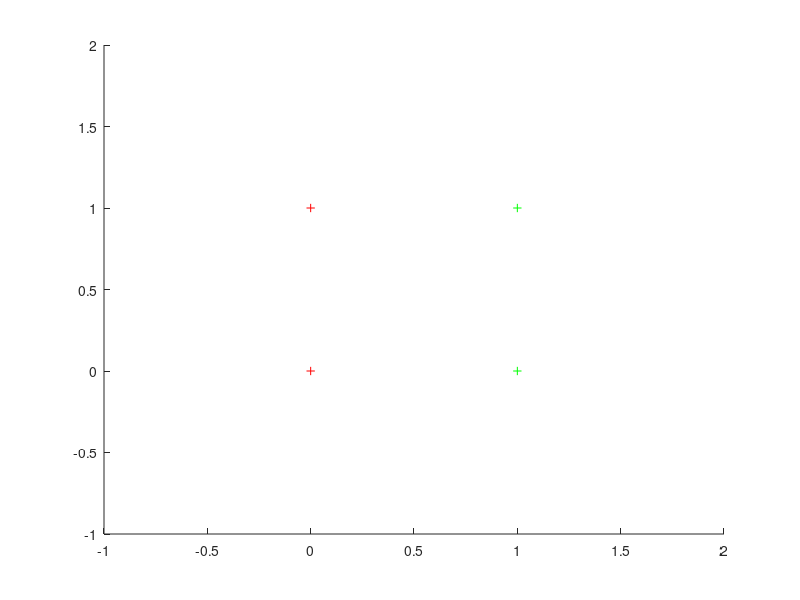

Recreate this plot in MATLAB. (Note: this script raises an error after producing the figure.)
clear all
close all


%% PR1
%0: inicializace vah w - nastaveny nahodne blizko nuly
w=rand(3,1)/1000;
MaxOpak     = 10;
alfa        = 0.8;

vstup = [   0 0 0;...  %OR
            0 1 1;...
            1 0 1;...
            1 1 1]; 
        
% vstup = [   0 0 0;...  %AND
%             0 1 0;...
%             1 0 0;...
%             1 1 1];



figure(1); 
for opak=1:MaxOpak                                                  % number of iteration
    clf('reset');hold on; axis([-1 2 -1 2]);                        % just figure manipulation
    for singleX=1:size(vstup,1)                                     
        
        % func Z
        z=w(1)+w(2)*vstup(singleX,1)+w(3)*vstup(singleX,2);         
        
        % vypocet Y         
        if (z>0)    y=0;    col = '+r'; 
        else        y=1;    col = '+g';   
        end    
        
        %  prepocet vah + bias
        if (y~=vstup(singleX,3))
            w(2)=w(2)+sign(y-0.5)*alfa*vstup(singleX,1);
            w(3)=w(3)+sign(y-0.5)*alfa*vstup(singleX,2);
            w(1)=w(1)+sign(y-0.5)*alfa*1;
        end
       
        plot (vstup (singleX,1), vstup(singleX,2),col);
            
    end
    % vypocet grafickej reprezentacie  
    fimplicit3(@(x1,x2)  w(1)+w(2)*x1+w(3)*x2);
    title(strcat('Opakovanie c.',num2str(opak),'    r = 0 , g = 1'));
    view(17,69);
    pause()
end





